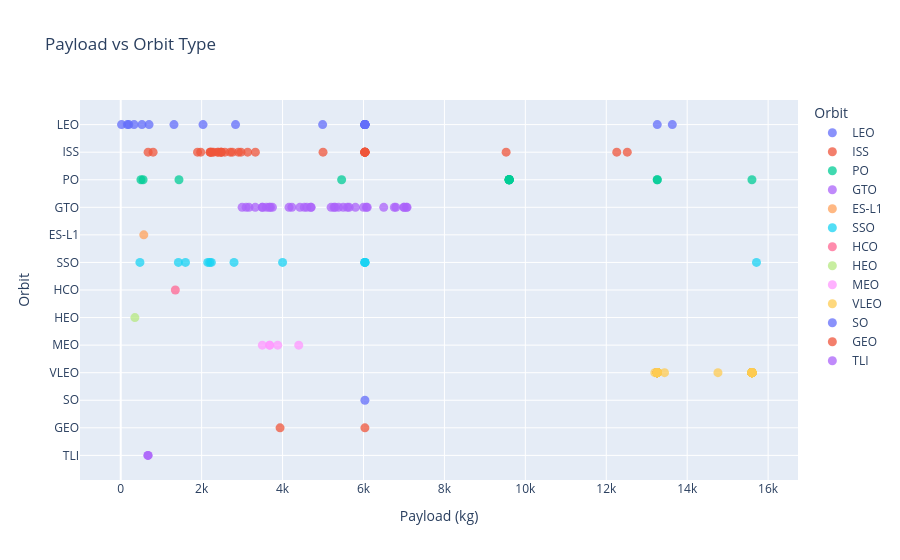

Here is the notebook cell this chart was saved with:
### Code cell
fig22 = px.scatter(df, x=COL_PAY, y=COL_ORBIT, color=COL_ORBIT,  # or color=COLOR_DIM if you prefer
                   title="Payload vs Orbit Type",
                   labels={COL_PAY:"Payload (kg)", COL_ORBIT:"Orbit"})
fig22.update_traces(marker_size=9, marker_opacity=0.75)
fig22.show()

### Figure 1 — Plotly figure (JSON) as saved in the notebook; plotly's stock layout.template omitted (floating-point values rounded to 4 significant figures)
{"data": [{"hovertemplate": "Orbit=%{y}<br>Payload (kg)=%{x}<extra></extra>", "legendgroup": "LEO", "marker": {"color": "#636efa", "opacity": 0.75, "size": 9, "symbol": "circle"}, "mode": "markers", "name": "LEO", "orientation": "h", "showlegend": true, "type": "scatter", "x": [20.0, 6035.0, 6035.0, 165.0, 200.0, 6035.0, 6035.0, 525.0, 1316.0, 2034.0, 6035.0, 4990.0, 6035.0, 2838.0, 13630.0, 6035.0, 13260.0, 330.0, 6035.0, 6035.0, 6035.0, 700.0], "xaxis": "x", "y": ["LEO", "LEO", "LEO", "LEO", "LEO", "LEO", "LEO", "LEO", "LEO", "LEO", "LEO", "LEO", "LEO", "LEO", "LEO", "LEO", "LEO", "LEO", "LEO", "LEO", "LEO", "LEO"], "yaxis": "y"}, {"hovertemplate": "Orbit=%{y}<br>Payload (kg)=%{x}<extra></extra>", "legendgroup": "ISS", "marker": {"color": "#EF553B", "opacity": 0.75, "size": 9, "symbol": "circle"}, "mode": "markers", "name": "ISS", "orientation": "h", "showlegend": true, "type": "scatter", "x": [800.0, 677.0, 2296.0, 2216.0, 2395.0, 1898.0, 2477.0, 3136.0, 2257.0, 2490.0, 2708.0, 2910.0, 2205.0, 2760.0, 2410.0, 2573.0, 12260.0, 2482.0, 2228.0, 5000.0, 1977.0, 9525.0, 6035.0, 2972.0, 6035.0, 3328.0, 6035.0, 12520.0, 6035.0, 6035.0, 6035.0, 6035.0, 6035.0], "xaxis": "x", "y": ["ISS", "ISS", "ISS", "ISS", "ISS", "ISS", "ISS", "ISS", "ISS", "ISS", "ISS", "ISS", "ISS", "ISS", "ISS", "ISS", "ISS", "ISS", "ISS", "ISS", "ISS", "ISS", "ISS", "ISS", "ISS", "ISS", "ISS", "ISS", "ISS", "ISS", "ISS", "ISS", "ISS"], "yaxis": "y"}, {"hovertemplate": "Orbit=%{y}<br>Payload (kg)=%{x}<extra></extra>", "legendgroup": "PO", "marker": {"color": "#00cc96", "opacity": 0.75, "size": 9, "symbol": "circle"}, "mode": "markers", "name": "PO", "orientation": "h", "showlegend": true, "type": "scatter", "x": [500.0, 553.0, 9600.0, 9600.0, 9600.0, 9600.0, 9600.0, 5460.0, 9600.0, 9600.0, 1440.0, 15600.0, 13260.0, 13260.0], "xaxis": "x", "y": ["PO", "PO", "PO", "PO", "PO", "PO", "PO", "PO", "PO", "PO", "PO", "PO", "PO", "PO"], "yaxis": "y"}, {"hovertemplate": "Orbit=%{y}<br>Payload (kg)=%{x}<extra></extra>", "legendgroup": "GTO", "marker": {"color": "#ab63fa", "opacity": 0.75, "size": 9, "symbol": "circle"}, "mode": "markers", "name": "GTO", "orientation": "h", "showlegend": true, "type": "scatter", "x": [3170.0, 3325.0, 4535.0, 4428.0, 4159.0, 4707.0, 5271.0, 4696.0, 3100.0, 3600.0, 4600.0, 5500.0, 5600.0, 5300.0, 6070.0, 3669.0, 6761.0, 5200.0, 3700.0, 4230.0, 6092.0, 3750.0, 5384.0, 7076.0, 5800.0, 7060.0, 3000.0, 5645.0, 6000.0, 6500.0, 6800.0, 7000.0, 3500.0, 7000.0, 3500.0], "xaxis": "x", "y": ["GTO", "GTO", "GTO", "GTO", "GTO", "GTO", "GTO", "GTO", "GTO", "GTO", "GTO", "GTO", "GTO", "GTO", "GTO", "GTO", "GTO", "GTO", "GTO", "GTO", "GTO", "GTO", "GTO", "GTO", "GTO", "GTO", "GTO", "GTO", "GTO", "GTO", "GTO", "GTO", "GTO", "GTO", "GTO"], "yaxis": "y"}, {"hovertemplate": "Orbit=%{y}<br>Payload (kg)=%{x}<extra></extra>", "legendgroup": "ES-L1", "marker": {"color": "#FFA15A", "opacity": 0.75, "size": 9, "symbol": "circle"}, "mode": "markers", "name": "ES-L1", "orientation": "h", "showlegend": true, "type": "scatter", "x": [570.0], "xaxis": "x", "y": ["ES-L1"], "yaxis": "y"}, {"hovertemplate": "Orbit=%{y}<br>Payload (kg)=%{x}<extra></extra>", "legendgroup": "SSO", "marker": {"color": "#19d3f3", "opacity": 0.75, "size": 9, "symbol": "circle"}, "mode": "markers", "name": "SSO", "orientation": "h", "showlegend": true, "type": "scatter", "x": [475.0, 2150.0, 2800.0, 4000.0, 1425.0, 15710.0, 1600.0, 6035.0, 6035.0, 2240.0, 6035.0, 6035.0, 2200.0], "xaxis": "x", "y": ["SSO", "SSO", "SSO", "SSO", "SSO", "SSO", "SSO", "SSO", "SSO", "SSO", "SSO", "SSO", "SSO"], "yaxis": "y"}, {"hovertemplate": "Orbit=%{y}<br>Payload (kg)=%{x}<extra></extra>", "legendgroup": "HCO", "marker": {"color": "#FF6692", "opacity": 0.75, "size": 9, "symbol": "circle"}, "mode": "markers", "name": "HCO", "orientation": "h", "showlegend": true, "type": "scatter", "x": [1350.0], "xaxis": "x", "y": ["HCO"], "yaxis": "y"}, {"hovertemplate": "Orbit=%{y}<br>Payload (kg)=%{x}<extra></extra>", "legendgroup": "HEO", "marker": {"color": "#B6E880", "opacity": 0.75, "size": 9, "symbol": "circle"}, "mode": "markers", "name": "HEO", "orientation": "h", "showlegend": true, "type": "scatter", "x": [350.0], "xaxis": "x", "y": ["HEO"], "yaxis": "y"}, {"hovertemplate": "Orbit=%{y}<br>Payload (kg)=%{x}<extra></extra>", "legendgroup": "MEO", "marker": {"color": "#FF97FF", "opacity": 0.75, "size": 9, "symbol": "circle"}, "mode": "markers", "name": "MEO", "orientation": "h", "showlegend": true, "type": "scatter", "x": [4400.0, 3880.0, 3681.0, 3681.0, 3500.0], "xaxis": "x", "y": ["MEO", "MEO", "MEO", "MEO", "MEO"], "yaxis": "y"}, {"hovertemplate": "Orbit=%{y}<br>Payload (kg)=%{x}<extra></extra>", "legendgroup": "VLEO", "marker": {"color": "#FECB52", "opacity": 0.75, "size": 9, "symbol": "circle"}, "mode": "markers", "name": "VLEO", "orientation": "h", "showlegend": true, "type": "scatter", "x": [13200.0, 15600.0, 15600.0, 15600.0, 15600.0, 15600.0, 15600.0, 15600.0, 15600.0, 15600.0, 15600.0, 15600.0, 15600.0, 15600.0, 15600.0, 15600.0, 15600.0, 15600.0, 15600.0, 15600.0, 15600.0, 15600.0, 15600.0, 15600.0, 15600.0, 15600.0, 15600.0, 13260.0, 13260.0, 13260.0, 13260.0, 13260.0, 13260.0, 13260.0, 13260.0, 13260.0, 13260.0, 13260.0, 13260.0, 13260.0, 13260.0, 13260.0, 13260.0, 13260.0, 13260.0, 13260.0, 13260.0, 13260.0, 13260.0, 13260.0, 13260.0, 13260.0, 13440.0, 14760.0, 13260.0, 13260.0], "xaxis": "x", "y": ["VLEO", "VLEO", "VLEO", "VLEO", "VLEO", "VLEO", "VLEO", "VLEO", "VLEO", "VLEO", "VLEO", "VLEO", "VLEO", "VLEO", "VLEO", "VLEO", "VLEO", "VLEO", "VLEO", "VLEO", "VLEO", "VLEO", "VLEO", "VLEO", "VLEO", "VLEO", "VLEO", "VLEO", "VLEO", "VLEO", "VLEO", "VLEO", "VLEO", "VLEO", "VLEO", "VLEO", "VLEO", "VLEO", "VLEO", "VLEO", "VLEO", "VLEO", "VLEO", "VLEO", "VLEO", "VLEO", "VLEO", "VLEO", "VLEO", "VLEO", "VLEO", "VLEO", "VLEO", "VLEO", "VLEO", "VLEO"], "yaxis": "y"}, {"hovertemplate": "Orbit=%{y}<br>Payload (kg)=%{x}<extra></extra>", "legendgroup": "SO", "marker": {"color": "#636efa", "opacity": 0.75, "size": 9, "symbol": "circle"}, "mode": "markers", "name": "SO", "orientation": "h", "showlegend": true, "type": "scatter", "x": [6035.0], "xaxis": "x", "y": ["SO"], "yaxis": "y"}, {"hovertemplate": "Orbit=%{y}<br>Payload (kg)=%{x}<extra></extra>", "legendgroup": "GEO", "marker": {"color": "#EF553B", "opacity": 0.75, "size": 9, "symbol": "circle"}, "mode": "markers", "name": "GEO", "orientation": "h", "showlegend": true, "type": "scatter", "x": [6035.0, 3938.0], "xaxis": "x", "y": ["GEO", "GEO"], "yaxis": "y"}, {"hovertemplate": "Orbit=%{y}<br>Payload (kg)=%{x}<extra></extra>", "legendgroup": "TLI", "marker": {"color": "#ab63fa", "opacity": 0.75, "size": 9, "symbol": "circle"}, "mode": "markers", "name": "TLI", "orientation": "h", "showlegend": true, "type": "scatter", "x": [670.0, 678.0], "xaxis": "x", "y": ["TLI", "TLI"], "yaxis": "y"}], "layout": {"legend": {"title": {"text": "Orbit"}, "tracegroupgap": 0}, "title": {"text": "Payload vs Orbit Type"}, "xaxis": {"anchor": "y", "domain": [0, 1], "title": {"text": "Payload (kg)"}}, "yaxis": {"anchor": "x", "categoryarray": ["TLI", null, "GEO", "SO", "VLEO", "MEO", "HEO", "HCO", "SSO", "ES-L1", "GTO", "PO", "ISS", "LEO"], "categoryorder": "array", "domain": [0, 1], "title": {"text": "Orbit"}}}}
